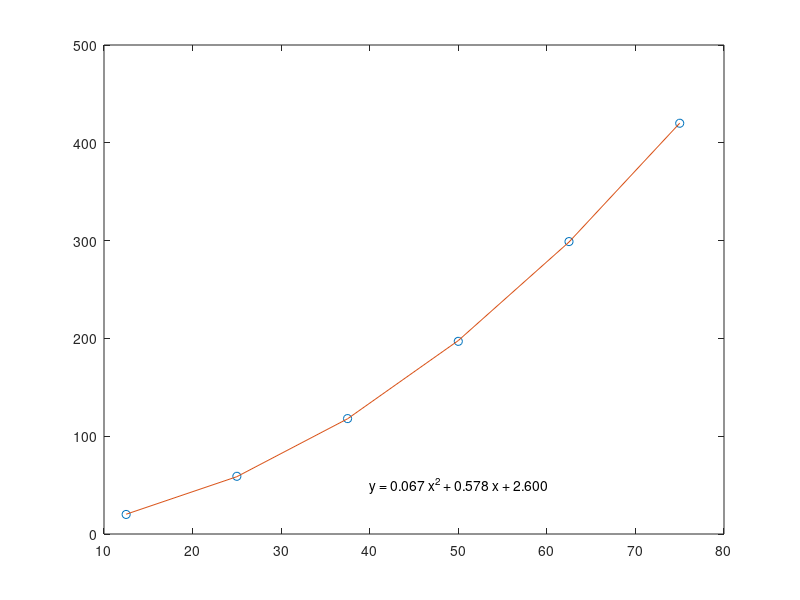

This chart was generated by the following MATLAB code:
% Evan Baker
% EAB_LAB05_P02
% 14 February 2014

% This script will fit a quadratic to a given data set

function EAB_LAB_P02
v = [12.5 25 37.5 50 62.5 75];
V = linspace(min(v),max(v),6);
d = [20 59 118 197 299 420];
p = polyfit(v,d,2);
D = polyval(p,v);
plot(v,d,'o',V,D)
text(40,50,sprintf('y = %.3f x^2 + %.3f x + %.3f ',p(1,1),p(1,2),p(3)))
end